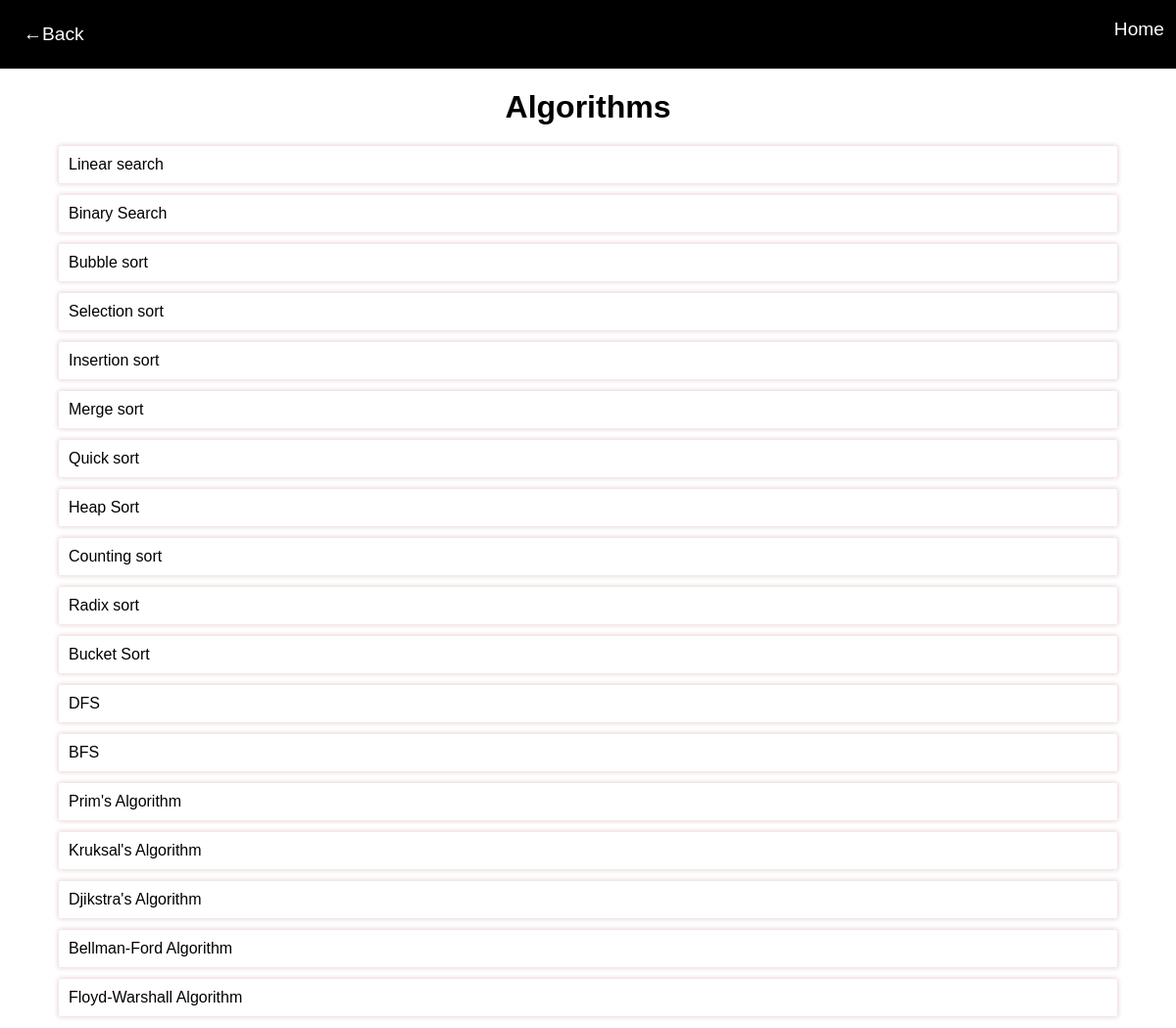
The page /algorithm on the database its author committed.
### aptitudes/models.py (models this page shows)
class algorithm(models.Model):
    category = models.TextField(null=True)
    name = models.TextField()
    def __str__(self):
        return self.name

### aptitude/views.py (the view)
# urls.py: path('algorithm',views.algo),
def algo(request):
    a = algorithm.objects.filter(category='algo')
    data = {'key':a}
    x =[]
    for i in data["key"]:
        x.append(str(i))
    return render(request, "algorithm.html",{'key':x})

### templates/algorithm.html (shortened to what this page needs)
<!DOCTYPE html>
<html lang="en">
<head>
</head>
<body>
    {% include 'header.html' %}
    <center>
        <h1>Algorithms</h1>
    </center>
    {% for i in key %}
            <a href="{% url 'algorithm' algo_name=i %}">
                <section class="section">
                    {{i}}
                </section>
            </a>
    {% endfor %}
</body>
</html>

### templates/header.html (shortened to what this page needs)
<!DOCTYPE html>
<html lang="en">
<head>
</head>
<body>
    <header class="header">
        <button onclick="goback()">&#8592Back</button>
        <a class="home" href="/">Home</a>
    </header>
</body>
</html>

### templates/algorithm.html (style rules this page uses)
* { box-sizing: border-box; }
body { margin: 0; font-family: Arial, sans-serif; color: black; }
.section { text-align: left; padding: 10px; background-color: #ffffff; color: black; width: 90%; margin: 0% 5% 1% 5% ; border-radius: 2px; box-shadow: 0px 0px 5px 1px rgb(232, 212, 212); }
a { text-decoration: none; color: black; }

### templates/header.html (style rules this page uses)
.header { background-color: black; color: white; display: flex; justify-content: space-between; padding: 1%; }
button { padding:1%; background-color: black; color: white; border: 0; font-size: 1.2rem; }
.home { text-decoration: none; color: white; font-size: 1.2rem; padding-top: 7px; }

### rows shown on the page
algorithm: key "Linear search"
algorithm: key "Binary Search"
algorithm: key "Bubble sort"
algorithm: key "Selection sort"
algorithm: key "Insertion sort"
algorithm: key "Merge sort"
algorithm: key "Quick sort"
algorithm: key "Heap Sort"
algorithm: key "Counting sort"
algorithm: key "Radix sort"
algorithm: key "Bucket Sort"
algorithm: key "DFS"
algorithm: key "BFS"
algorithm: key "Prim's Algorithm"
algorithm: key "Kruksal's Algorithm"
algorithm: key "Djikstra's Algorithm"
algorithm: key "Bellman-Ford Algorithm"
algorithm: key "Floyd-Warshall Algorithm"
